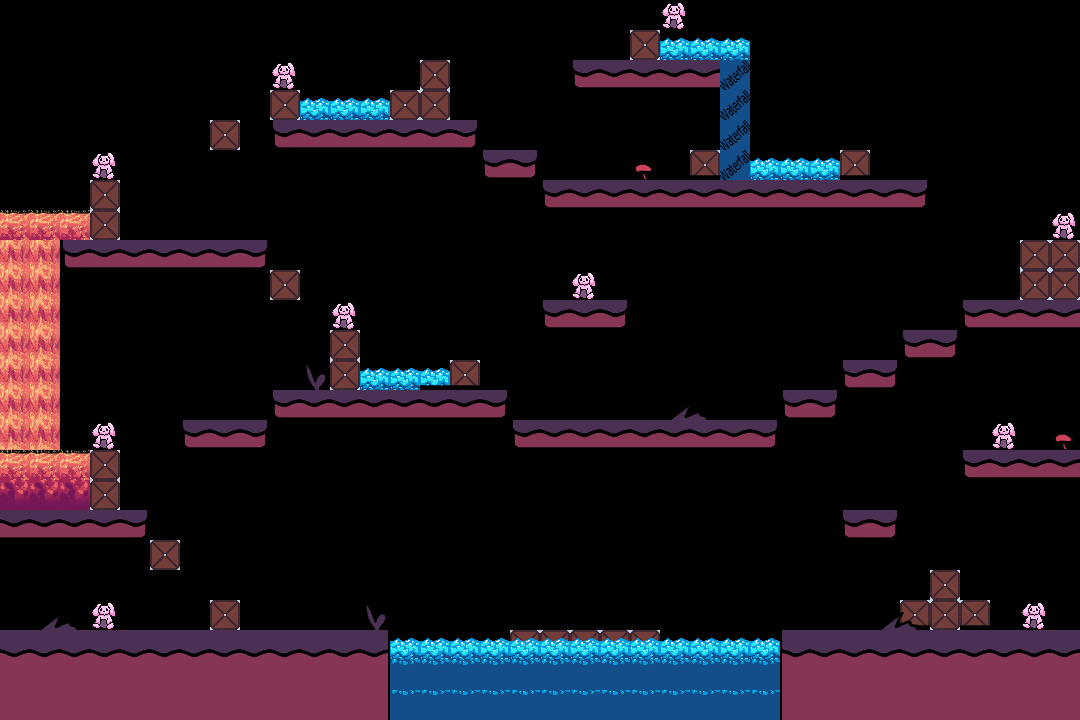

This is a level from a 2D game, rendered from its Tiled map with the project's own tilesets. A one-line summary and the map file follow, with tile-layer data summarised:
An orthogonal 36x24 tile map with 30x30 px tiles, 4 tile layers (Sol, Liquides, Autre, peluches), 2 tilesets and 40 objects (38x ground, sol, groudn).

<map version="1.8" tiledversion="1.8.2" orientation="orthogonal" renderorder="right-down" width="36" height="24" tilewidth="30" tileheight="30" infinite="0" nextlayerid="7" nextobjectid="61">
 <tileset firstgid="1" source="tiles_set.tsx" />
 <tileset firstgid="1" source="../../Tiled/asset.tsx" />
 <layer id="2" name="Sol" width="36" height="24">
  <data>[864 cells, 180 non-empty, 11 distinct tile ids]</data>
 </layer>
 <layer id="3" name="Liquides" width="36" height="24">
  <data>[864 cells, 76 non-empty, 7 distinct tile ids]</data>
 </layer>
 <layer id="4" name="Autre" width="36" height="24">
  <data>[864 cells, 75 non-empty, 5 distinct tile ids]</data>
 </layer>
 <objectgroup id="5" name="Objets">
  <object id="8" type="ground" x="901.667" y="329">
   <polygon points="0,0 0,16 56.3333,16 56,0.333333" />
  </object>
  <object id="9" type="ground" x="841" y="358" width="58.6667" height="14" />
  <object id="10" type="ground" x="781.333" y="390" width="57.6667" height="17.3333" />
  <object id="11" type="ground" x="512.667" y="416.667" width="266" height="15.3333" />
  <object id="12" type="ground" x="390" y="387.333" width="117.333" height="16.6667" />
  <object id="13" type="ground" x="451.167" y="360.333" width="28" height="28.6667" />
  <object id="15" type="ground" x="271" y="271" width="29" height="12" />
  <object id="25" type="ground" x="181" y="420.25" width="89" height="11.25" />
  <object id="26" type="ground" x="390.125" y="90.125" width="59.875" height="29.5" />
  <object id="27" type="ground" x="271.792" y="119.875" width="208.208" height="15.5" />
  <object id="28" type="ground" x="90.25" y="449.75" width="29.25" height="59.75" />
  <object id="29" type="ground" x="-0.5" y="510" width="150.75" height="16.25" />
  <object id="30" type="ground" x="210" y="599.667" width="30" height="30" />
  <object id="32" type="ground" x="0" y="629.5" width="389" height="31.5" />
  <object id="33" type="ground" x="333" y="660.364" width="55.7727" height="59.4545" />
  <object id="34" type="ground" x="149.75" y="540" width="30.125" height="15.375" />
  <object id="35" type="ground" x="330" y="329.75" width="30" height="60.25" />
  <object id="36" type="ground" x="270.25" y="390.25" width="90.5" height="14.5" />
  <object id="37" type="ground" x="360.25" y="390" width="30.25" height="14" />
  <object id="38" type="ground" x="90.3333" y="180.167" width="29.3333" height="59.8333" />
  <object id="39" type="ground" x="60" y="239.333" width="210" height="20" />
  <object id="40" type="ground" x="479.667" y="149.667" width="60.3333" height="16" />
  <object id="41" type="ground" x="540" y="180" width="390" height="12.5" />
  <object id="42" type="ground" x="1020.18" y="240" width="59.8182" height="60" />
  <object id="43" type="ground" x="960.545" y="299.818" width="119.818" height="16.9091" />
  <object id="44" type="ground" x="780" y="630" width="301" height="31" />
  <object id="45" type="ground" x="780" y="661" width="64.5" height="58.5" />
  <object id="46" type="ground" x="510" y="629.5" width="149.5" height="17.5" />
  <object id="47" type="ground" x="962.667" y="450" width="117" height="16.6667" />
  <object id="50" type="ground" x="840" y="510" width="59.3333" height="18" />
  <object id="51" type="ground" x="900.364" y="599.636" width="89.2727" height="30" />
  <object id="52" type="ground" x="929.455" y="569.818" width="30" height="29.6364" />
  <object id="53" type="sol" x="539.75" y="299.25" width="90.25" height="18.25" />
  <object id="54" type="ground" x="270" y="90.6667" width="28.6667" height="29" />
  <object id="55" type="ground" x="629.25" y="29" width="30.75" height="31" />
  <object id="56" type="ground" x="569.5" y="59.75" width="150.25" height="18.5" />
  <object id="57" type="ground" x="420" y="59.75" width="30.125" height="30.375" />
  <object id="58" type="groudn" x="209.875" y="119.5" width="29.875" height="15.75" />
  <object id="59" type="ground" x="689.636" y="149.636" width="30" height="30.5455" />
  <object id="60" type="ground" x="839.636" y="149.818" width="30.3636" height="30" />
 </objectgroup>
 <layer id="6" name="peluches" width="36" height="24">
  <data>[864 cells, 10 non-empty, 2 distinct tile ids]</data>
 </layer>
</map>
